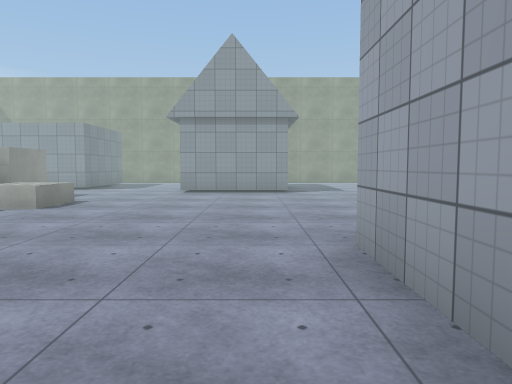
View 1 (above)

18 first-person views from a walk through a scene from a Unity 3-D project. The camera is 1.3 m above the floor, tilts 4° down and sees 70° across. The floor is counted in squares, 2 m on a side. Each view is taken from the middle of a square. On the plan, view 1 faces up. The plan holds only what a view shows up to about 11 squares ahead; the rest is blank. The player character is not drawn. Surface patterns are stand-ins for the level's own textures.

View 2
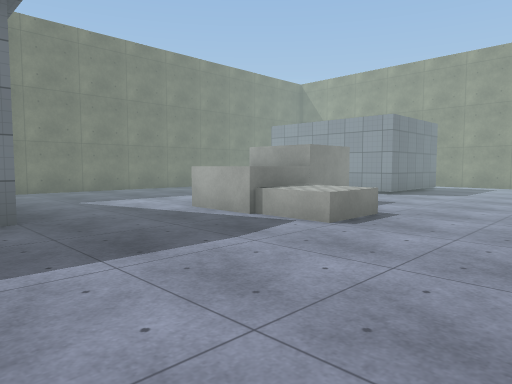

View 3
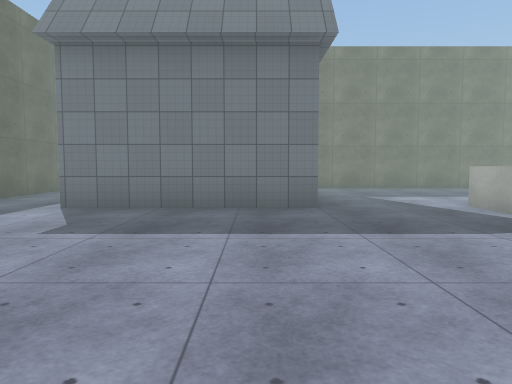

View 4
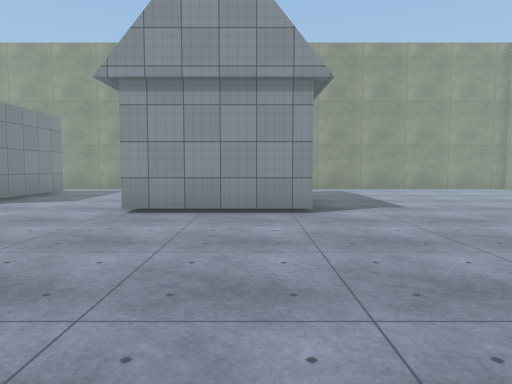

View 5
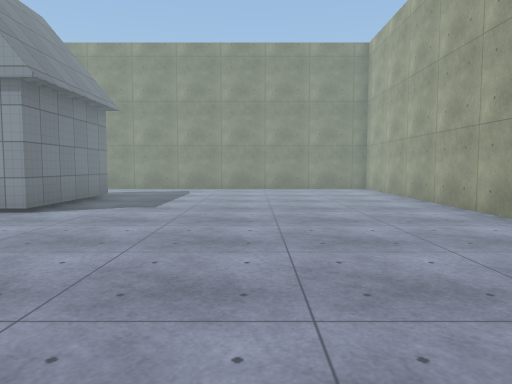

View 6
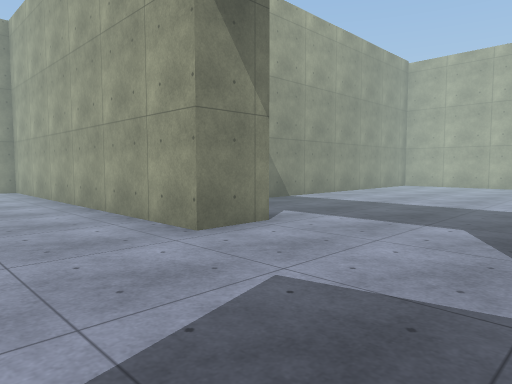

View 7
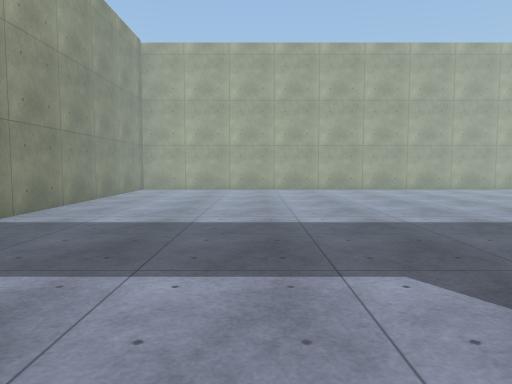

View 8
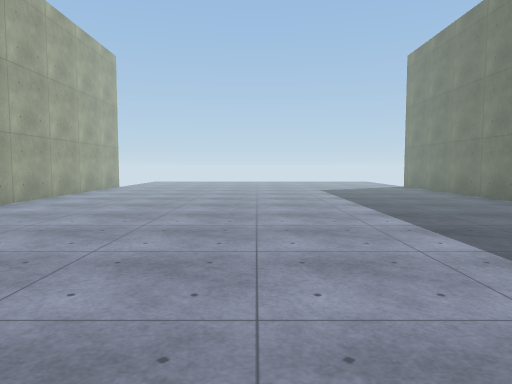

View 9
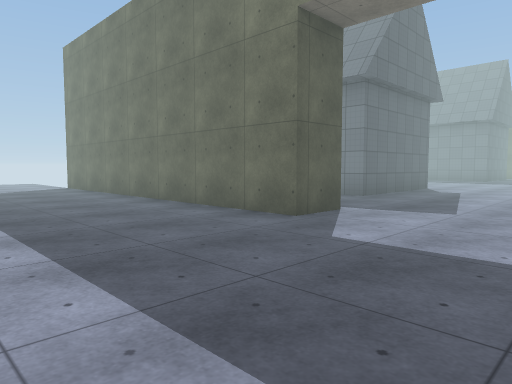

View 10
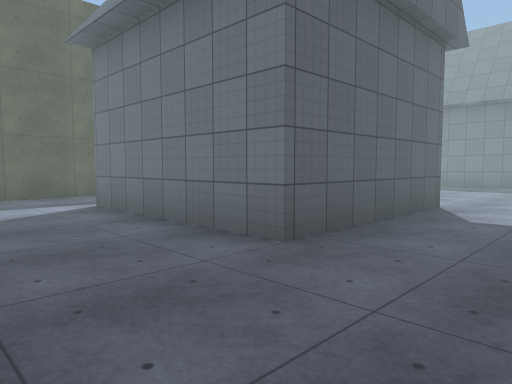

View 11
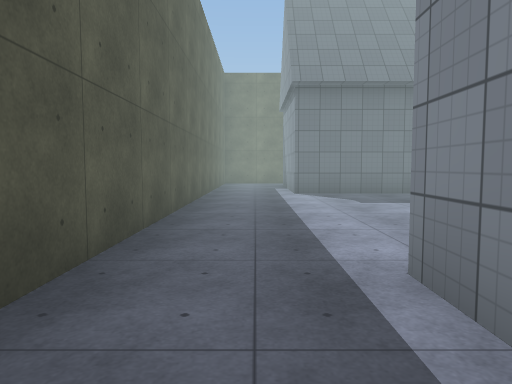

View 12
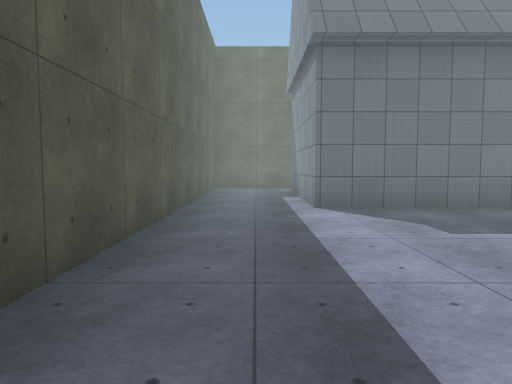

View 13
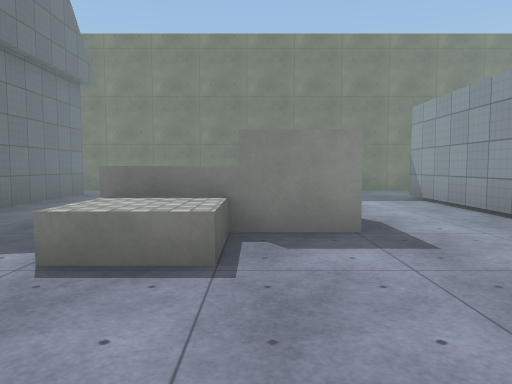

View 14
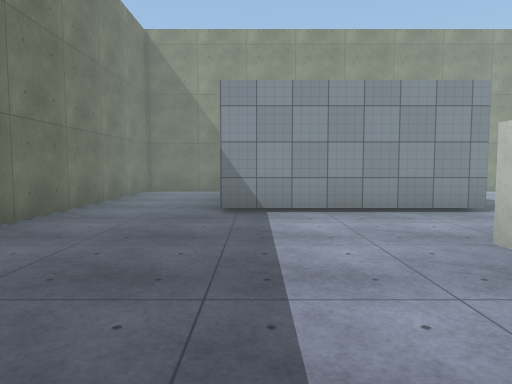

View 15
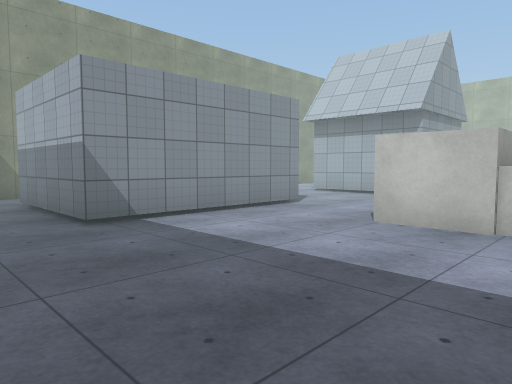

View 16
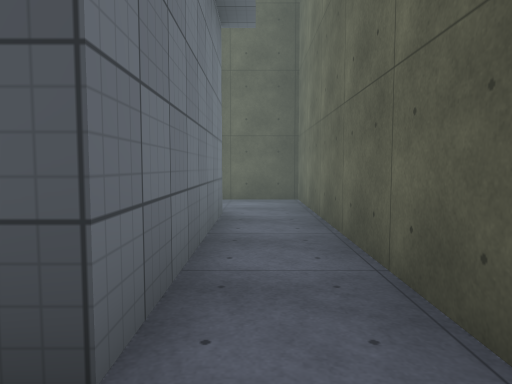

View 17
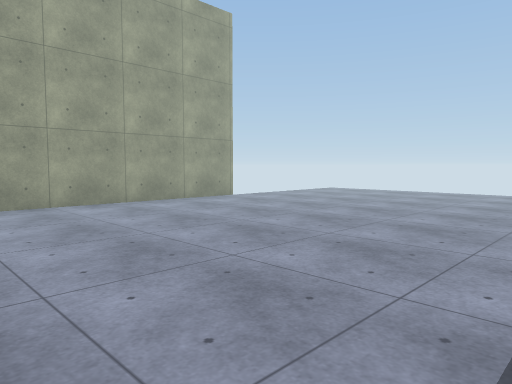

View 18
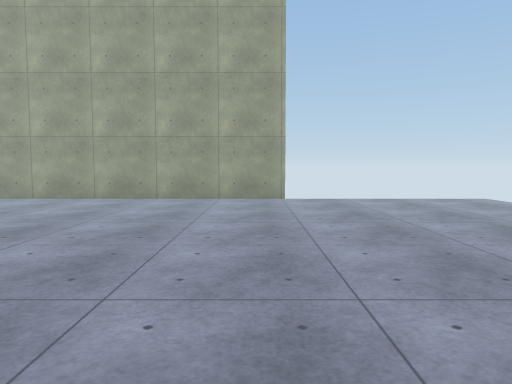

### Floor plan
Points are (right, up) in squares from view 1. A wall is a line through its corners. A room is listed if a view was taken in it or the views show most of it. See-through windows are left out.
Room 1 (views 1, 2, 3, 4, 5, 6, 7, 8, 9, 10, 11, 12, 13, 14, 15, 16, 17, 18)
walls: (7.1, 4) (8.2, 4) (8.2, -4.8); (0.8, 1.1) (0.8, 3) (4.6, 3) (4.6, -1.1); (8.2, 7) (7.2, 7) (7.2, 14.5) (-5.6, 14.5); (1.8, -1.1) (0.8, -1.1); (3.8, -3.2) (5.6, -3.2); (-1.9, 10.1) (-1.9, 12); (0.8, 12) (0.8, 9.1) (-1.9, 9.1); (-4.5, 6.8) (-6, 6.8) (-6, 8.1); (-5.4, 5.5) (-6, 5.5); (-4.6, 8.1) (-4.6, 6.4); (-5.7, 3) (-5.7, -1.1) (-9.5, -1.1) (-9.5, 3) (-6.6, 3); (-4.6, 13) (-4.6, 10.2) (-8.5, 10.2) (-8.5, 13); (17.3, -4.6) (17.3, 9.1) (10.5, 9.1); (-8.1, 14.5) (-10.8, 14.5) (-10.8, -3.2) (1.4, -3.2)
objects: block (-5, 6) to (-4, 6)

Positions as (right, up) in squares from view 1, and headings:
1: (0, 0), facing up
2: (-1, 2), facing up-left
3: (0, 2), facing left
4: (0, 4), facing up
5: (4, 4), facing up
6: (5, 4), facing up-right
7: (7, 6), facing right
8: (13, 7), facing down
9: (12, 7), facing down-left
10: (7, 5), facing down-left
11: (3, -2), facing left
12: (0, -2), facing left
13: (-1, 7), facing left
14: (-8, 5), facing up
15: (-10, 6), facing up-right
16: (-10, 4), facing down
17: (11, 1), facing down-right
18: (10, -4), facing right
